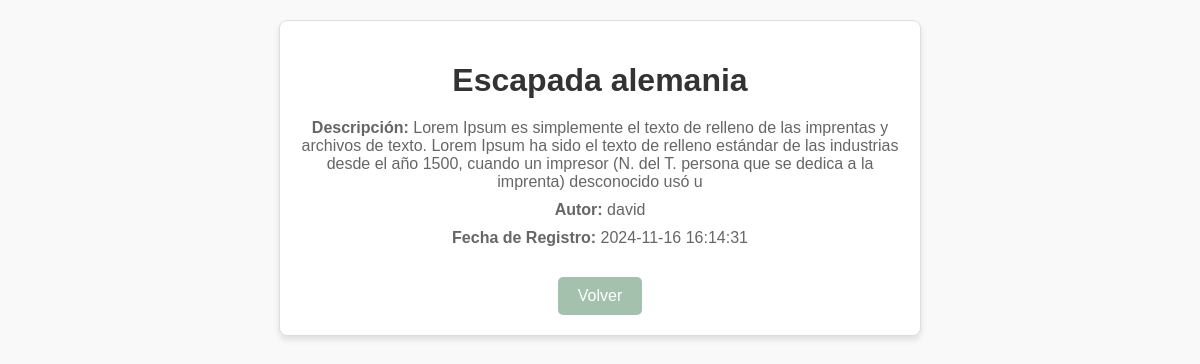
Screenshot of /guias/subguia.php?id=1 with the database file from the repository.
### tables this page shows
CREATE TABLE `guias` (
  `id` int(11) NOT NULL,
  `título` varchar(45) NOT NULL,
  `descripción` varchar(255) NOT NULL,
  `autor` varchar(45) NOT NULL,
  `registro` timestamp NOT NULL DEFAULT current_timestamp()
);

### public/guias/subguia.php (the view, shortened to what this page needs)
<?php
$servername = "localhost";
$username = "root";
$password = "";
$dbname = "conexion";
$conn = new mysqli($servername, $username, $password, $dbname);
$id = isset($_GET['id']) ? intval($_GET['id']) : 0;
$sql = "SELECT título, descripción, autor, registro FROM guias WHERE id = ?";
$stmt = $conn->prepare($sql);
$stmt->bind_param("i", $id);
$stmt->execute();
$result = $stmt->get_result();
$guia = $result->fetch_assoc();
?>
<!DOCTYPE html>
<html lang="es">
<head>
</head>
<body>
    <div class="container">
        <?php if ($guia): ?>
            <h1><?php echo htmlspecialchars($guia['título']); ?></h1>
            <p><strong>Descripción:</strong> <?php echo nl2br(htmlspecialchars($guia['descripción'])); ?></p>
            <p><strong>Autor:</strong> <?php echo htmlspecialchars($guia['autor']); ?></p>
            <p><strong>Fecha de Registro:</strong> <?php echo htmlspecialchars($guia['registro']); ?></p>
            <a href="guias.php">Volver</a>
        <?php else: ?>
            <p>Guía no encontrada.</p>
            <a href="guias.php">Volver</a>
        <?php endif; ?>
    </div>
</body>
</html>

### public/guias/subguia.php (style rules this page uses)
body { font-family: Arial, sans-serif; margin: 0; padding: 20px; background-color: #f9f9f9; text-align: center; }
.container { max-width: 600px; margin: 0 auto; padding: 20px; background-color: #fff; border: 1px solid #ddd; border-radius: 8px; box-shadow: 0 4px 6px rgba(0, 0, 0, 0.1); }
h1 { color: #333; margin-bottom: 20px; }
p { margin: 10px 0; color: #666; }
a { display: inline-block; margin-top: 20px; padding: 10px 20px; background-color: #A3C1AD; color: #fff; text-decoration: none; border-radius: 5px; }

### rows the page displays
guias: título "Escapada alemania", descripción "Lorem Ipsum es simplemente el texto de relleno de las imprentas y archivos de texto. Lorem Ipsum ha sido el texto de relleno estándar de las industrias desde el año 1500, cuando un impresor (N. del T. persona que se dedica a la imprenta) desconocido usó u", autor "david", registro "2024-11-16 16:14:31"
